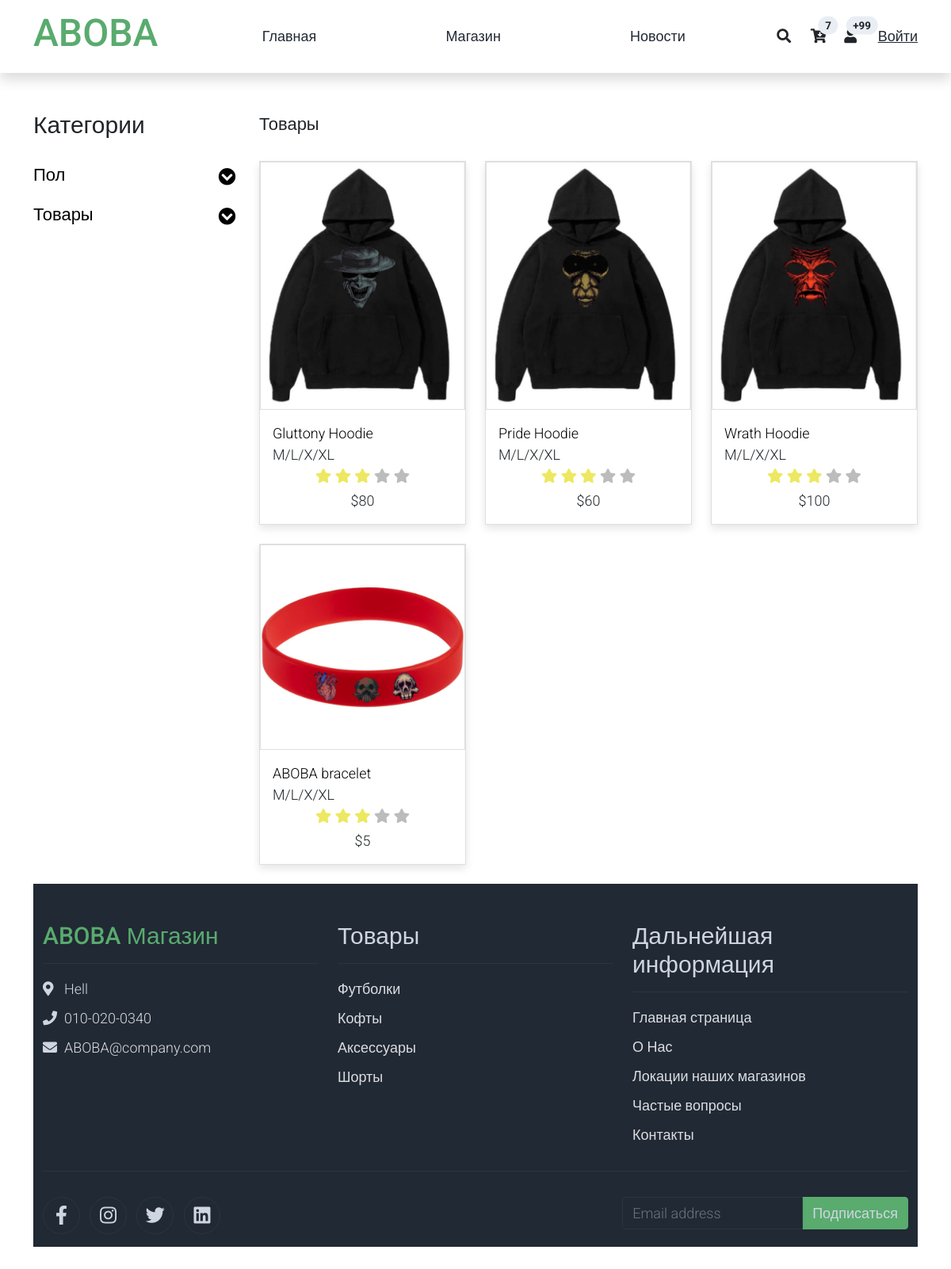
The app's page /shop/ with its own data.
### site_app/models.py (models this page shows)
class Goods(models.Model):
    img = models.CharField(blank=False, max_length=200)
    name = models.CharField(blank=False, max_length=200)
    price = models.IntegerField(blank=False, validators=[MinValueValidator(0)])
    description = models.TextField(blank=False, max_length=2000)

### site_app/views.py (the view)
# urls.py: path('shop/', views.shop_page, name='shop'),
def shop_page(request):
    context = {
        "goods_list": Goods.objects.all()
    }
    return render(request, "shop.html", context)

### site_app/templates/shop.html (shortened to what this page needs)
<!DOCTYPE html>
<html lang="en">
<head>
    <link rel="stylesheet" href="/static/css/bootstrap.min.css">
    <link rel="stylesheet" href="/static/css/aboba.css">
    <link rel="stylesheet" href="/static/css/fontawesome.min.css">
</head>
<body>
    {% include 'nav-bar.html' %}
    <div class="container py-5">
        <div class="row">
             <div class="col-lg-3">
                <h1 class="h2 pb-4">Категории</h1>
                <ul class="list-unstyled aboba-accordion">
                    <li class="pb-3">
                        <a class="collapsed d-flex justify-content-between h3 text-decoration-none" href="#">
                            Пол
                            <i class="fa fa-fw fa-chevron-circle-down mt-1"></i>
                        </a>
                    </li>
                    <li class="pb-3">
                        <a class="collapsed d-flex justify-content-between h3 text-decoration-none" href="#">
                            Товары
                            <i class="pull-right fa fa-fw fa-chevron-circle-down mt-1"></i>
                        </a>
                    </li>
                </ul>
            </div>
             <div class="col-lg-9">
                <div class="row">
                    <div class="col-md-6">
                        <ul class="list-inline shop-top-menu pb-3 pt-1">
                            <li class="list-inline-item">
                                <a class="h3 text-dark text-decoration-none mr-3" href="#">Товары</a>
                            </li>
                        </ul>
                    </div>
                </div>
                <div class="row">
                    {% for card in goods_list %}
                    <div class="col-md-4">
                        <div class="card mb-4 product-wap rounded-0">
                            <div class="card rounded-0">
                                <img class="card-img rounded-0 img-fluid" src="{{ card.img }}">
                            </div>
                            <div class="card-body">
                                <a href="/shop-single/{{ card.id }}" class="h3 text-decoration-none">{{ card.name }}</a>
                                <ul class="w-100 list-unstyled d-flex justify-content-between mb-0">
                                    <li>M/L/X/XL</li>
                                </ul>
                                <ul class="list-unstyled d-flex justify-content-center mb-1">
                                    <li>
                                        <i class="text-warning fa fa-star"></i>
                                        <i class="text-warning fa fa-star"></i>
                                        <i class="text-warning fa fa-star"></i>
                                        <i class="text-muted fa fa-star"></i>
                                        <i class="text-muted fa fa-star"></i>
                                    </li>
                                </ul>
                                <p class="text-center mb-0">${{ card.price }}</p>
                            </div>
                        </div>
                    </div>
                    {% endfor %}
            </div>
        </div>
    </div>
   <footer>
      {% include 'FOOTER.html' %}
    </footer>
</body>
</html>

### site_app/templates/nav-bar.html (shortened to what this page needs)
    <nav class="navbar navbar-expand-lg navbar-light shadow">
        <div class="container d-flex justify-content-between align-items-center">
            <a class="navbar-brand text-success logo h1 align-self-center" href="/">
                ABOBA
            </a>
            <div class="align-self-center collapse navbar-collapse flex-fill  d-lg-flex justify-content-lg-between" id="aboba_main_nav">
                <div class="flex-fill">
                    <ul class="nav navbar-nav d-flex justify-content-between mx-lg-auto">
                        <li class="nav-item">
                            <a class="nav-link" href="/">Главная</a>
                        </li>
                        <li class="nav-item">
                            <a class="nav-link" href="/shop/">Магазин</a>
                        </li>
                        <li class="nav-item">
                            <a class="nav-link" href="/news">Новости</a>
                        </li>
                    </ul>
                </div>
                <div class="navbar align-self-center d-flex">
                    <a class="nav-icon d-none d-lg-inline" href="#" data-bs-toggle="modal" data-bs-target="#aboba_search">
                        <i class="fa fa-fw fa-search text-dark mr-2"></i>
                    </a>
                    <a class="nav-icon position-relative text-decoration-none" href="{% url 'login'%}">
                        <i class="fa fa-fw fa-cart-arrow-down text-dark mr-1"></i>
                        <span class="position-absolute top-0 left-100 translate-middle badge rounded-pill bg-light text-dark">7</span>
                    </a>
                    <a class="nav-icon position-relative text-decoration-none" href="">
                        <i class="fa fa-fw fa-user text-dark mr-3"></i>
                        <span class="position-absolute top-0 left-100 translate-middle badge rounded-pill bg-light text-dark">+99</span>
                    </a>
                    {% if not user.is_authenticated  %}
                    <a href="/admin/login">Войти</a>
                    {% endif %}
                </div>
            </div>
        </div>
    </nav>

### site_app/templates/FOOTER.html (shortened to what this page needs)
 <footer class="bg-dark" id="tempaltemo_footer">
        <div class="container">
            <div class="row">
                <div class="col-md-4 pt-5">
                    <h2 class="h2 text-success border-bottom pb-3 border-light logo">ABOBA Магазин</h2>
                    <ul class="list-unstyled text-light footer-link-list">
                        <li>
                            <i class="fas fa-map-marker-alt fa-fw"></i>
                            Hell
                        </li>
                        <li>
                            <i class="fa fa-phone fa-fw"></i>
                            <a class="text-decoration-none" href="tel:010-020-0340">010-020-0340</a>
                        </li>
                        <li>
                            <i class="fa fa-envelope fa-fw"></i>
                            <a class="text-decoration-none" href="mailto:info@company.com">ABOBA@company.com</a>
                        </li>
                    </ul>
                </div>
                <div class="col-md-4 pt-5">
                    <h2 class="h2 text-light border-bottom pb-3 border-light">Товары</h2>
                    <ul class="list-unstyled text-light footer-link-list">
                        <li><a class="text-decoration-none" href="#">Футболки</a></li>
                        <li><a class="text-decoration-none" href="#">Кофты</a></li>
                        <li><a class="text-decoration-none" href="#">Аксессуары</a></li>
                        <li><a class="text-decoration-none" href="#">Шорты</a></li>
                    </ul>
                </div>
                <div class="col-md-4 pt-5">
                    <h2 class="h2 text-light border-bottom pb-3 border-light">Дальнейшая информация</h2>
                    <ul class="list-unstyled text-light footer-link-list">
                        <li><a class="text-decoration-none" href="#">Главная страница</a></li>
                        <li><a class="text-decoration-none" href="#">О Нас</a></li>
                        <li><a class="text-decoration-none" href="#">Локации наших магазинов</a></li>
                        <li><a class="text-decoration-none" href="#">Частые вопросы</a></li>
                        <li><a class="text-decoration-none" href="#">Контакты</a></li>
                    </ul>
                </div>
            </div>
            <div class="row text-light mb-4">
                <div class="col-12 mb-3">
                    <div class="w-100 my-3 border-top border-light"></div>
                </div>
                <div class="col-auto me-auto">
                    <ul class="list-inline text-left footer-icons">
                        <li class="list-inline-item border border-light rounded-circle text-center">
                            <a class="text-light text-decoration-none" target="_blank" href="http://facebook.com/"><i class="fab fa-facebook-f fa-lg fa-fw"></i></a>
                        </li>
                        <li class="list-inline-item border border-light rounded-circle text-center">
                            <a class="text-light text-decoration-none" target="_blank" href="https://www.instagram.com/"><i class="fab fa-instagram fa-lg fa-fw"></i></a>
                        </li>
                        <li class="list-inline-item border border-light rounded-circle text-center">
                            <a class="text-light text-decoration-none" target="_blank" href="https://twitter.com/"><i class="fab fa-twitter fa-lg fa-fw"></i></a>
                        </li>
                        <li class="list-inline-item border border-light rounded-circle text-center">
                            <a class="text-light text-decoration-none" target="_blank" href="https://www.linkedin.com/"><i class="fab fa-linkedin fa-lg fa-fw"></i></a>
                        </li>
                    </ul>
                </div>
                <div class="col-auto">
                    <div class="input-group mb-2">
                        <input type="text" class="form-control bg-dark border-light" id="subscribeEmail" placeholder="Email address">
                        <div class="input-group-text btn-success text-light">Подписаться</div>
                    </div>
                </div>
            </div>
        </div>
    </footer>

### static/css/aboba.css (style rules this page uses)
body, ul, li, p, a, label, input, div { font-family: 'Roboto', sans-serif; font-size: 18px !important; font-weight: 300 !important; }
.h1 { font-family: 'Roboto', sans-serif; font-size: 48px !important; font-weight: 200 !important; }
.h2 { font-family: 'Roboto', sans-serif; font-size: 30px !important; font-weight: 300; }
.h3 { font-family: 'Roboto', sans-serif; font-size: 22px !important; }
.logo { font-weight: 500 !important; }
.text-warning { color: #ede861 !important; }
.text-muted { color: #bcbcbc !important; }
.text-success { color: #59ab6e !important; }
.text-light { color: #cfd6e1 !important; }
.bg-dark { background-color: #212934 !important; }
.bg-light { background-color: #e9eef5 !important; }
.btn-success { background-color: #59ab6e !important; border-color: #56ae6c !important; }
#aboba_main_nav a { color: #212934; }
#aboba_main_nav .navbar .nav-icon { margin-right: 20px; }
.aboba-accordion a { color: #000; }
.product-wap { box-shadow: 0px 5px 10px 0px rgba(0, 0, 0, 0.10); }
.card.product-wap a { color: #000; }
.form-control { border: 1px solid #e8e8e8; }
#tempaltemo_footer a { color: #dcdde1; }
#tempaltemo_footer ul.footer-link-list li { padding-top: 10px; }
#tempaltemo_footer ul.footer-icons li { width: 2.6em; height: 2.6em; line-height: 2.6em; }
#tempaltemo_footer .border-light { border-color: #2d343f !important; }
.product-wap .h3, .product-wap li, .product-wap i, .product-wap p { font-size: 12px !important; }
@media (min-width: 768px) { #aboba_main_nav .navbar-nav { max-width: 450px; } }
@media (min-width: 992px) { #aboba_main_nav .navbar-nav { max-width: 550px; } }
@media (min-width: 992px) { .product-wap .h3, .product-wap li, .product-wap i, .product-wap p { font-size: 18px !important; } }

### records on screen
Goods: img (picture), name "Gluttony Hoodie", price "80"
Goods: img (picture), name "Pride Hoodie", price "60"
Goods: img (picture), name "Wrath Hoodie", price "100"
Goods: img (picture), name "ABOBA bracelet", price "5"
